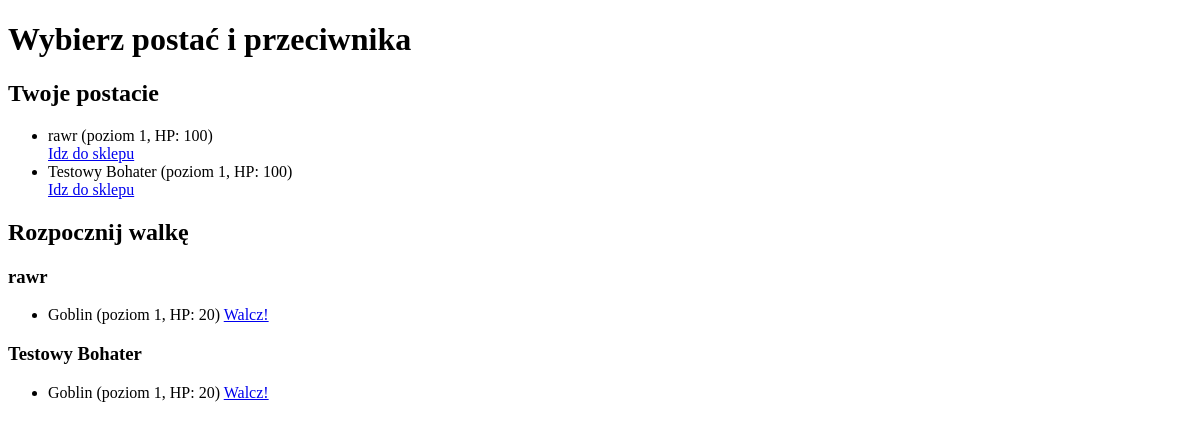
The page /game/ on the database as committed earlier.
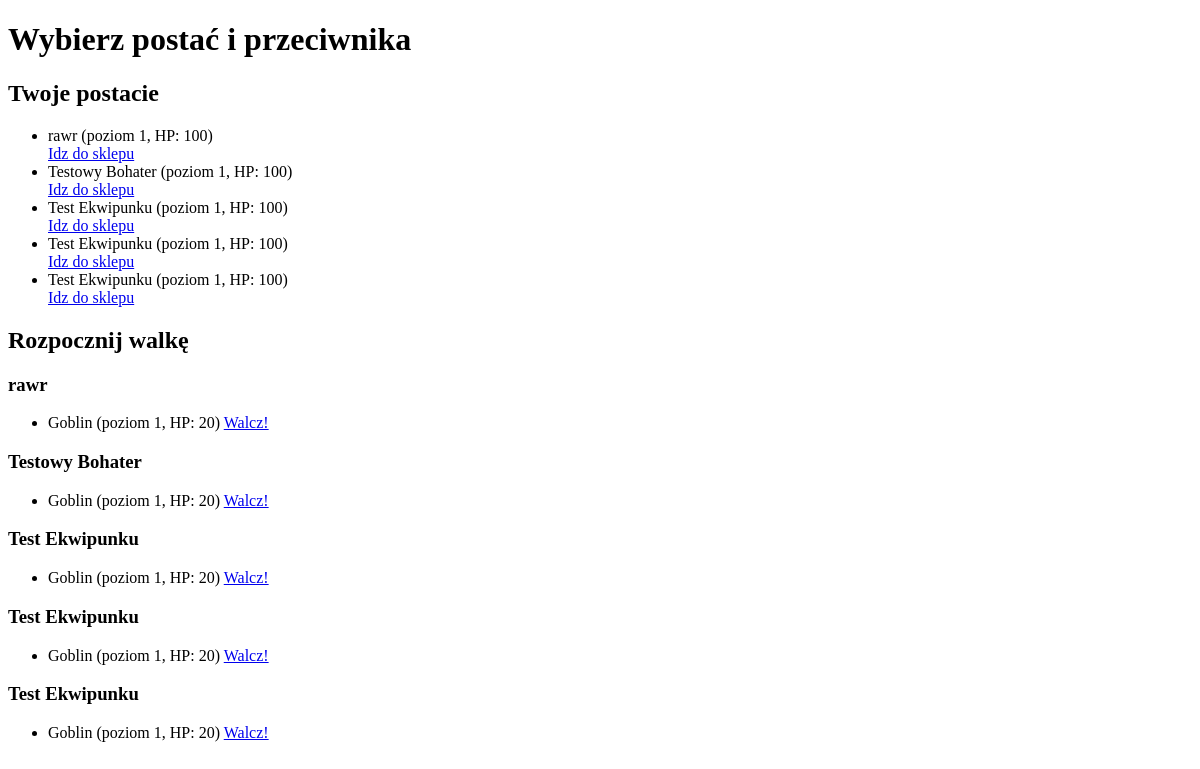
The same page on the database as committed later.
### game/models/character.py (models this page shows, shortened)
class Character(models.Model):
    owner = models.ForeignKey(User, on_delete=models.CASCADE, verbose_name=_("Właściciel"))
    name = models.CharField(_("Nazwa"), max_length=50)
    race = models.ForeignKey(
        "Race",
        on_delete=models.PROTECT,
        verbose_name=_("Rasa")
    )
    character_class = models.ForeignKey(
        "CharacterClass",
        on_delete=models.PROTECT,
        verbose_name=_("Klasa postaci")
    )
    level = models.IntegerField(_("Poziom"), default=1)
    experience = models.IntegerField(_("Doświadczenie"), default=0)
    max_hp = models.IntegerField(_("Maksymalne HP"), default=100)
    current_hp = models.IntegerField(_("Aktualne HP"), default=100)
    max_mana = models.IntegerField(_("Maksymalna mana"), default=0)
    current_mana = models.IntegerField(_("Aktualna mana"), default=0)
    strength = models.IntegerField(_("Siła"), default=10)
    agility = models.IntegerField(_("Zręczność"), default=10)
    intelligence = models.IntegerField(_("Inteligencja"), default=10)
    gold = models.IntegerField(_("Złoto"), default=0)

### game/models/enemy.py (models this page shows, shortened)
class Enemy(models.Model):
    name = models.CharField(_("Nazwa"), max_length=100)
    description = models.TextField(_("Opis"), blank=True)
    level = models.PositiveIntegerField(_("Poziom"), default=1)
    max_hp = models.IntegerField(_("Maksymalne HP"), default=10)
    attack = models.IntegerField(_("Atak"), default=1)
    defense = models.IntegerField(_("Obrona"), default=0)
    experience_reward = models.IntegerField(_("Nagroda XP"), default=1)
    gold_reward = models.IntegerField(_("Nagroda złota"), default=0)
    is_boss = models.BooleanField(_("Boss"), default=False)

### game/views.py (the view)
# urls.py: path("", views.character_list, name="character_list"),
def character_list(request):
    characters = Character.objects.all()
    enemies = Enemy.objects.all()
    return render(request, "game/character_list.html", {
        "characters": characters,
        "enemies": enemies,
    })

### game/templates/game/character_list.html (shortened to what this page needs)
<!DOCTYPE html>
<html lang="pl">
<head>
</head>
<body>
    <h1>Wybierz postać i przeciwnika</h1>
    <h2>Twoje postacie</h2>
    <ul>
        {% for character in characters %}
            <li>{{ character.name }} (poziom {{ character.level }}, HP: {{ character.current_hp }})</li>
        <a href="{% url 'game:shop_detail' character.id %}">Idz do sklepu</a>
        {% endfor %}
    </ul>
    <h2>Rozpocznij walkę</h2>
    {% for character in characters %}
        <h3>{{ character.name }}</h3>
        <ul>
            {% for enemy in enemies %}
                <li>
                    {{ enemy.name }} (poziom {{ enemy.level }}, HP: {{ enemy.max_hp }})
                    <a href="{% url 'game:start_battle' character.id enemy.id %}">Walcz!</a>
                </li>
            {% endfor %}
        </ul>
    {% endfor %}
</body>
</html>

Rows that differ between the two databases and show on the page:
added Character: name "Test Ekwipunku", level "1", current_hp "100", Enemy (name "Goblin", level "1", max_hp "20")
added Character: name "Test Ekwipunku", level "1", current_hp "100", Enemy (name "Goblin", level "1", max_hp "20")
added Character: name "Test Ekwipunku", level "1", current_hp "100", Enemy (name "Goblin", level "1", max_hp "20")
